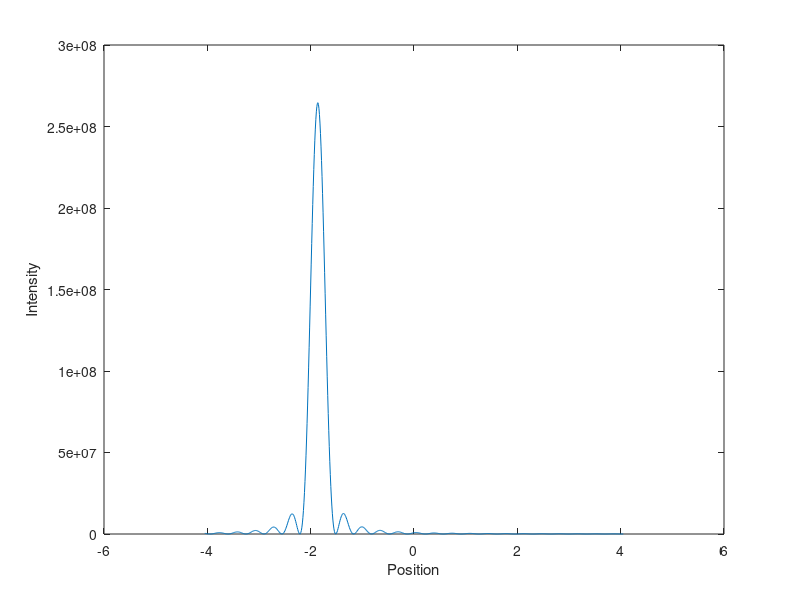

The MATLAB script that drew this image:
clear;            
clc;              

lam = 1550e-9;    
a = 1000e-9;      
d = 2000e-9;      
N = 128;          
k = 2*pi/lam;     % k = 2π / λ
p = 100;            
phi = -4.05*pi/180 : 0.01*pi/180 : 4.05*pi/180;  % scanning angle - phi

for i = 1 : 500

neff = 1.56;   
nct = 1;       
lamx = 100*10^(-9)*(rand(1,1)-0.5) ;  
p = sin(N/2*(k*d.*sin(phi) - k*neff*lamx)) ./ sin(1/2*(k*d.*sin(phi) - k*neff*lamx));
p = abs(p);
P = N^2 .* (sinc((pi.*a)./lam.*sin(phi)).^2) .* (p.^2);

angle = rad2deg(phi);
figure(1);
plot(angle, P);      
xlabel('Position');  
ylabel('Intensity'); 

end
% figure(2);
% plot(angle,p);      
% xlabel('Position'); 
% ylabel('Intensity');
% aaaa = P';